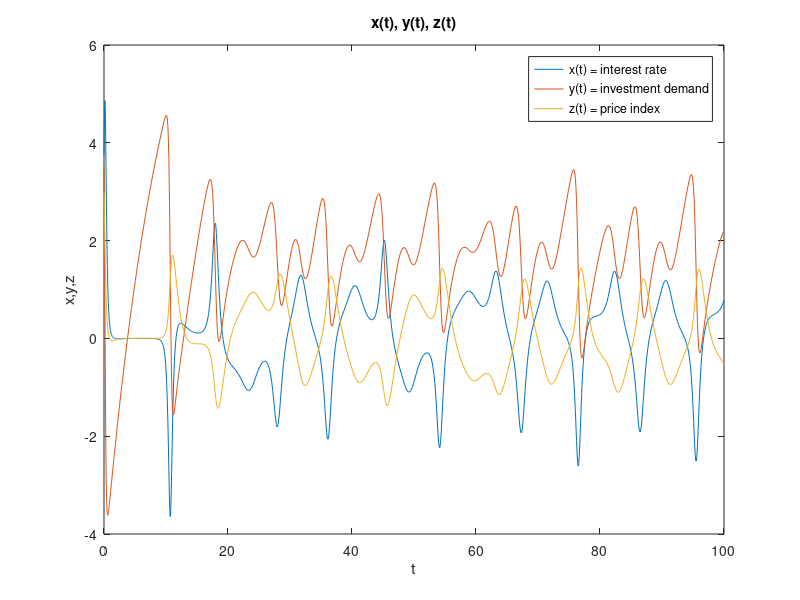

Reproduce this figure in MATLAB.
a = 1;
b = 0.1;
c = 1;
f = @(t,x) [x(3)+(x(2)-a)*x(1);1-b*x(2)-x(1)^2;-x(1)-c*x(3)];
% we made x the input vector so x(1) = x, x(2) = y, x(3) = z
[t,xa] = ode45(f,[0 100],[3.75 3.5 2.98]); % solves system of diffeqs
% second argument is range, third is ICs
plot(t,xa)
title('x(t), y(t), z(t)')
xlabel('t'), ylabel('x,y,z')
legend('x(t) = interest rate','y(t) = investment demand','z(t) = price index')
% illustrates the relationship between the 3 parameters
